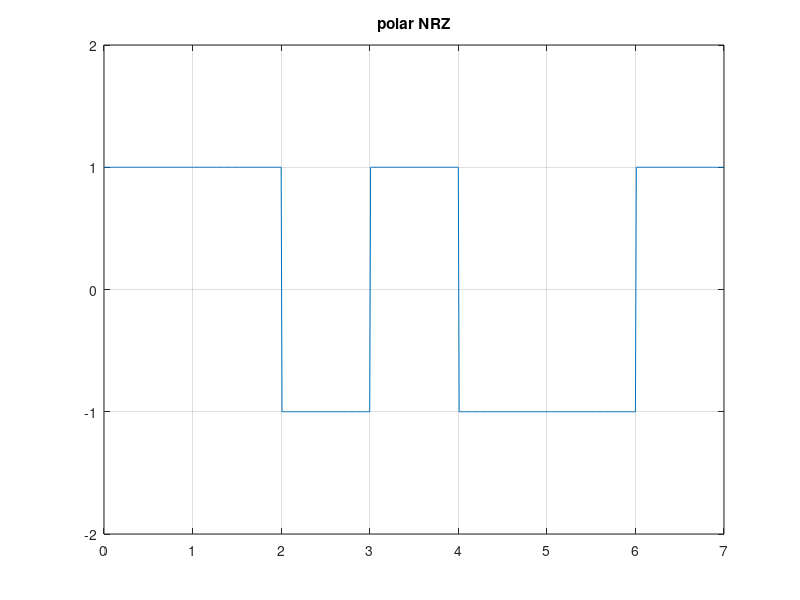

Reproduce this figure in MATLAB.
% Name: Priyadarshan Ghosh
% Roll no.: 72
% NRZ polar Line Coding
clc;
clf;
N = 7;
%n = randi([0 1], 1, N)
n = [1 1 0 1 0 0 1];
% polar Mapping
for m=1:N
    if n(m) == 0
        nn(m) = -1;
    else
        nn(m) = 1;
    end
end
% NRZ Pulse Shaping
i = 1; 
t = 0:.01:length(n);
for j = 1:length(t)
    if t(j) > i
        i = i + 1;
    end
    y(j) = nn(i);        
end

plot(t,y);
axis([0 N -2 2]);
title('polar NRZ');
grid on;